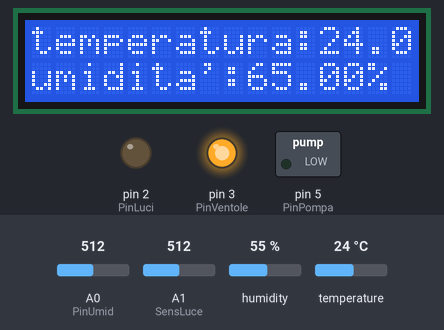
The sketch below on a simulated Arduino Uno, built with avr-gcc and run on an emulated ATmega328P. On the bench: 16×2 character LCD, switched loads named in the sketch (green lamp = pin HIGH), output pins drawn as LEDs (lit = HIGH). The inputs (shaded band) are chosen by the test bench; at power-on: A0 (PinUmid) = 512, A1 (SensLuce) = 512, humidity 55 %, temperature 24 °C. What the sketch prints to the serial monitor is not drawn.

Above: at 1.2 s.
1.3 s: A0 (PinUmid) set to 85
At 2.8 s:
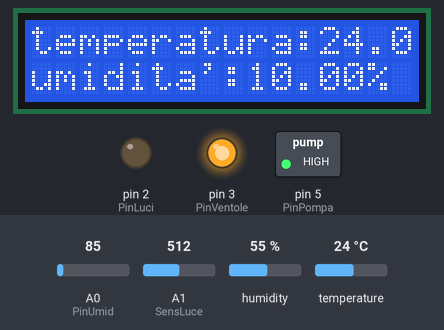
4.6 s: A0 (PinUmid) set to 75
At 14.9 s:
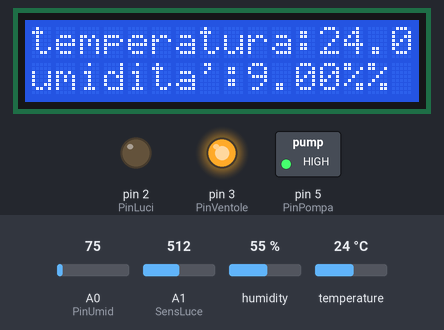
At 16.3 s:
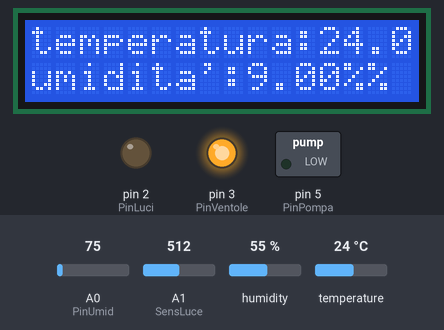
Timing chart, 0 to 16.6 s (numbered marks = the images above; inputs shaded):
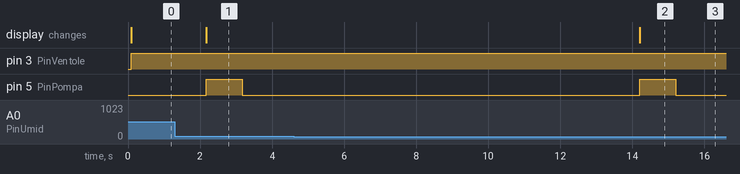

The sketch:

ProgEsame.ino
```cpp
#include <dht11.h>
#include <LiquidCrystal.h>
#include <FastLED.h>
#define LED_PIN     2
#define NUM_LEDS    6
#define ON 1
#define OFF 0
#define LuminositaMin 1000
#define TempMax 20
#define UmidMin 50

CRGB leds[NUM_LEDS];

#include <dht11.h>
#include <LiquidCrystal.h>
LiquidCrystal lcd(7, 8, 9, 10, 11, 12);
dht11 DHT11;
int PinPompa=5;
int PinLuci=2;
int PinVentole=3;
int PinDht=4;
int SensLuce=A1;
int PinUmid=A0;
int s=0;
void setup(){
  lcd.begin(16, 2);
  Serial.begin(9600);
  pinMode(PinPompa, OUTPUT);
  pinMode(PinLuci, OUTPUT);
  pinMode(PinVentole, OUTPUT);
  pinMode(PinDht, INPUT);
  pinMode(PinUmid, INPUT);
  pinMode(SensLuce, INPUT);
}

void loop() {

  ControlloTemp();
  ControlloLuce();
  ControlloUmid();

  delay(1000);
}
//FUNZIONI GESTIONE SENSORI

void ControlloTemp(){

  int chk = DHT11.read(PinDht);
  float temp = DHT11.temperature;
  if (chk == 0) {
  lcd.setCursor(0, 0);
  lcd.print("temperatura");
  lcd.print(":");
	lcd.print(temp, 1);

    if (temp > TempMax) {
      Ventole(ON);
    }
    else {
      Ventole(OFF);
    }
  }
}

void ControlloLuce(){
  float lumin = analogRead(A1);
  Serial.println(lumin);
  if(lumin<LuminositaMin){
    Luci(ON);
  }
  else{
    Luci(OFF);
  }
}

void ControlloUmid(){
  float umid = map((analogRead(PinUmid)), 0, 786, 0, 100);
  Serial.println(umid);
  lcd.setCursor(0, 1);
  lcd.print("umidita'");
  lcd.print(":");
  lcd.print(umid);
  lcd.print('%');
  if(umid<UmidMin){
    Pompa(ON);
  }
  else{
    Pompa(OFF);
  }
}
//FUNZIONI GESTIONE OUTPUT

void Pompa(char EnPompa){
    switch(EnPompa){
      case OFF: //pompa off
            digitalWrite(PinPompa, LOW);
            break;

      case ON: //pompa on
            digitalWrite(PinPompa, HIGH);
            delay(1000);
            digitalWrite(PinPompa, LOW);
            delay(10000);
            break;

    }
}

void Ventole(char EnVentole){
    switch(EnVentole){
      case OFF: //ventole off
            digitalWrite(PinVentole, LOW);
            break;

      case ON: //ventole on
            digitalWrite(PinVentole, HIGH);
            break;

    }
}

void Luci(char EnLuci){
    switch(EnLuci){
      case OFF: //Luci off
          for (int i = 0; i <= 166; i++) {
            leds[i] = CRGB ( 0, 0, 0);
            FastLED.show();
            delay(5);
            break;
          }
      case ON: //Luci on
          for (int i = 0; i <= 166; i++) {
            leds[i] = CRGB (244, 253, 255);
            FastLED.show();
            delay(5);
            break;
          }
    }
}
```

Measured:
- the behaviour switches between 79 and 78 on A0 (PinUmid) (found by bisection; images 1 and 2)
- after the input at 1.3 s, pin 5 (PinPompa): LOW → HIGH after 0.87 s, → LOW 1.0 s later; the display: changes after 0.87 s (image 1)
- after the input at 4.6 s, the display: changes after 9.6 s (image 2)
